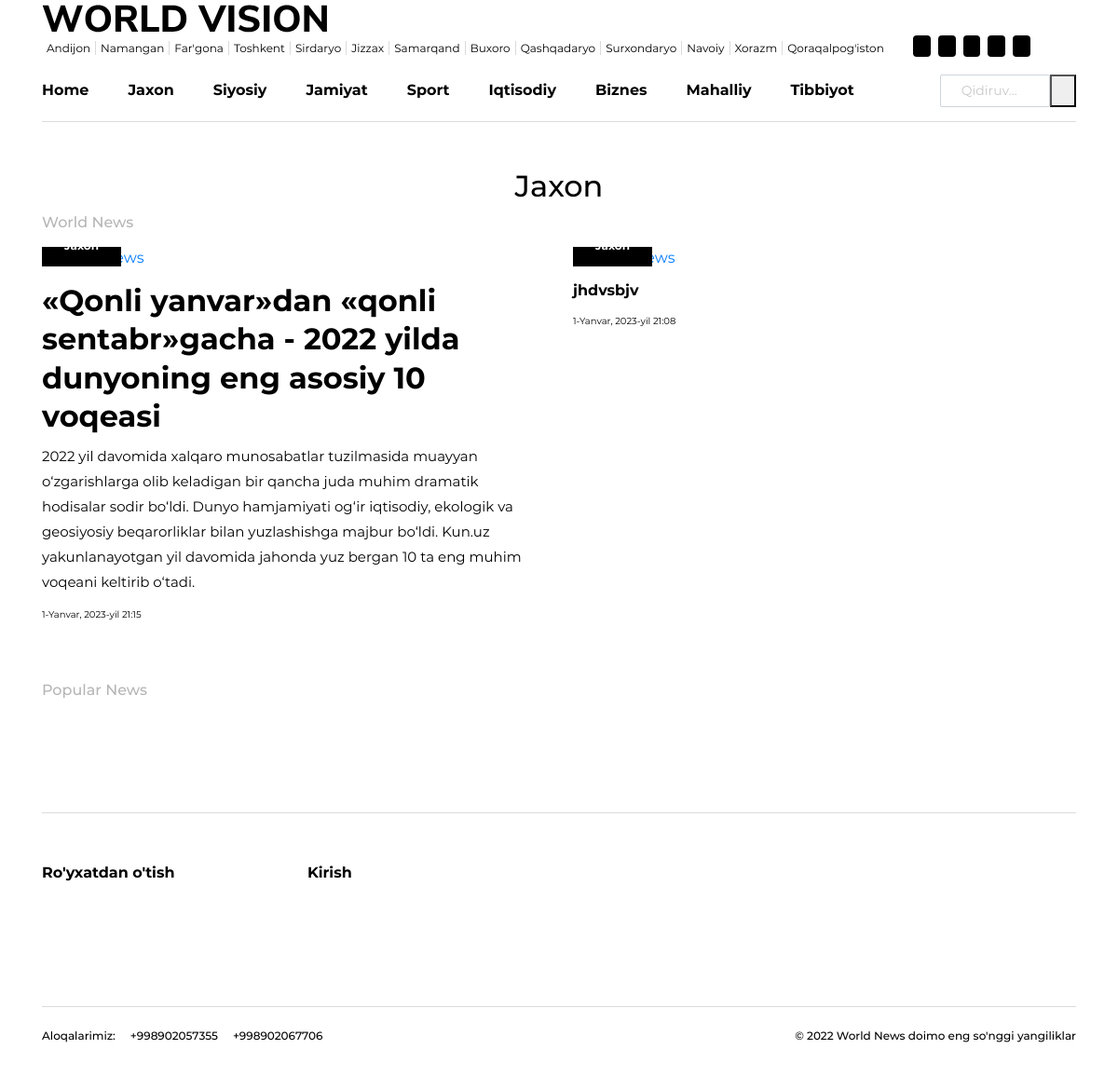
Page /blog/1/ on the committed database.
### dashboard/models.py (models this page shows, shortened)
class Region(models.Model):
    name = models.CharField(max_length=255)

class Category(models.Model):
    name = models.CharField(max_length=255)

class News(models.Model):
    title = models.CharField(max_length=255)
    text = models.TextField()
    mini_text = models.TextField()
    img = models.ManyToManyField(Newsphoto,blank=True)
    region = models.ForeignKey(Region,on_delete=models.CASCADE ,null=True,blank=True)
    category = models.ForeignKey(Category,on_delete=models.CASCADE)
    user = models.ForeignKey(User, on_delete=models.CASCADE)
    created = models.DateTimeField(auto_now_add=True)
    updated = models.DateTimeField(auto_now=True)
    is_active = models.BooleanField(default=True)

### front/views.py (the view)
# urls.py: path('blog/<int:pk>/', blog_view, name='blog_url'),
def blog_view(request, pk):
        category = Category.objects.get(pk=pk)
        context = {
            'category': Category.objects.all(),
            'region': Region.objects.all(),
            'news_banner': News.objects.filter(category=category).order_by('-id')[:1],
            'news_four': News.objects.filter(category=category).order_by('-id')[1:4],
            'news': News.objects.filter(category=category).order_by('-id')[4:],
            'blog': category,
        }
        return render(request, 'front/blog.html', context)

### templates/front/blog.html (shortened to what this page needs)
{% extends 'front/base.html' %}
  {% block content %}
      <div class="container">
        <div class="row">
          <div class="col-sm-12">
            <div class="text-center">
              <h1 class="text-center mt-5">
                {{ blog.name }}
              </h1>
            </div>
            <h5 class="text-muted font-weight-medium mb-3">World News</h5>
          </div>
        </div>
        <div class="row">
          {% for i in news_banner %}
          <div class="col-lg-6  mb-5 mb-sm-2">
            <div class="position-relative image-hover">
              <a href="{% url 'blog_detail_url' i.pk %}"> <img
              /></a>
              <span class="thumb-title">{{ i.category.name }}</span>
            </div>
            <h1 class="font-weight-600 mt-3">
              {{ i.title }}
            </h1>
            <p class="fs-15 font-weight-normal">
              {{ i.mini_text }}
            </p>
            <p class="text-color m-0 d-flex align-items-center">
                  <span class="fs-10 mr-1">{{ i.updated }}</span><br>
            </p>
          </div>
          {% endfor %}
          <div class="col-lg-6  mb-5 mb-sm-2">
            <div class="row">
              {% for i in news_four %}
              <div class="col-sm-6  mb-5 mb-sm-2">
                <div class="position-relative image-hover">
                  <a href="{% url 'blog_detail_url' i.pk %}"><img
                  /></a>
                  <span class="thumb-title">{{ i.category.name }}</span>
                </div>
                <h5 class="font-weight-600 mt-3">
                  {{ i.title }}
                </h5>
                <p class="text-color m-0 d-flex align-items-center">
                  <span class="fs-10 mr-1">{{ i.updated }}</span><br>
                </p>
              </div>
              {% endfor %}
            </div>
          </div>
        </div>
        <div class="row mt-5">
          <div class="col-sm-12">
            <h5 class="text-muted font-weight-medium mb-3">Popular News</h5>
          </div>
        </div>
      </div>
    </div>
  {% endblock %}

### templates/front/base.html (shortened to what this page needs)
{% load static %}
<!DOCTYPE html>
<html lang="zxx">
  <head>
    <link
      rel="stylesheet"
      href="{% static 'assets/vendors/mdi/css/materialdesignicons.min.css' %}"
    />
    <link rel="stylesheet" href="{% static 'assets/vendors/aos/dist/aos.css/aos.css' %}" />
    <link
      rel="stylesheet"
      href="{% static 'assets/vendors/owl.carousel/dist/assets/owl.carousel.min.css' %}"
    />
    <link
      rel="stylesheet"
      href="{% static 'assets/vendors/owl.carousel/dist/assets/owl.theme.default.min.css' %}"
    />
    <link rel="stylesheet" href="{% static 'assets/css/style.css' %}">
  </head>
  <body>
    <div class="container-scroller">
      <div class="main-panel">
        <header id="header">
          <div class="container">
            <nav class="navbar navbar-expand-lg navbar-light">
                  <a class="navbar-brand" href="#"
                    ><img src="assets/images/logo.svg" alt=""
                  /></a>
              <div>
                <div class="d-flex">
                  <ul class="navbar-right">
                    {% for i in region %}
                    <li>
                      <a href="{% url 'region_url' i.pk  %}">{{ i.name }}</a>
                    </li>
                    {% endfor %}
                  </ul>
                  <ul class="social-media">
                    <li>
                      <a href="https://www.instagram.com">
                        <i class="mdi mdi-instagram"></i>
                      </a>
                    </li>
                    <li>
                      <a href="https://ru-ru.facebook.com">
                        <i class="mdi mdi-facebook"></i>
                      </a>
                    </li>
                    <li>
                      <a href="https://www.youtube.com/">
                        <i class="mdi mdi-youtube"></i>
                      </a>
                    </li>
                    <li>
                      <a href="https://ru.linkedin.com">
                        <i class="mdi mdi-linkedin"></i>
                      </a>
                    </li>
                    <li>
                      <a href="https://twitter.com/">
                        <i class="mdi mdi-twitter"></i>
                      </a>
                    </li>
                  </ul>
                </div>
              </div>
              <div class="navbar-bottom-menu">
                <div
                  class="navbar-collapse justify-content-center collapse"
                  id="navbarSupportedContent"
                >
                  <ul
                    class="navbar-nav d-lg-flex justify-content-between align-items-center"
                  >
                    <li class="nav-item active">
                      <a class="nav-link active" href="{% url 'index_url' %}">Home</a>
                    </li>
                    {% for i in category %}
                    <li class="nav-item">
                      <a class="nav-link" href="{% url 'blog_url' i.pk %}">{{ i.name }}</a>
                    </li>
                    {% endfor %}
                    <li class="nav-item">
                      <form action="{% url 'search_url' %}" method="get" class="d-flex">
                        <input type="text" class="form-control" placeholder="Qidiruv..." name="title" required>
                         <button  type="submit" class="d-flex"><i class="mdi mdi-magnify"></i></button>
                      </form>
                    </li>
                  </ul>
                </div>
              </div>
            </nav>
          </div>
        </header>
           {% block content %}
           {% endblock %}
        <footer>
          <div class="container">
            <div class="row">
              <div class="col-sm-12">
                <div class="border-top"></div>
              </div>
              {% if user.is_authenticated %}
              <div class="col-sm-3 col-lg-3">
                <ul class="footer-vertical-nav">
                  <li class="menu-title"><a href="{% url 'logout_url' %}">Chiqish</a></li>
                </ul>
              </div>
              <div class="col-sm-3 col-lg-3">
                <ul class="footer-vertical-nav">
                  <li class="menu-title"><a href="{% url 'create_blog_url' %}">Xabar Qo'shish</a></li>
                </ul>
              </div>
              <div class="col-sm-3 col-lg-3">
                <ul class="footer-vertical-nav">
                  <li class="menu-title"><a href="{% url 'user_detail_url' user.pk %}">Mening Bloglarim</a></li>
                </ul>
              </div>
              {% if user.is_staff == True %}
              <div class="col-sm-3 col-lg-3">
                <ul class="footer-vertical-nav">
                  <li class="menu-title"><a href="{% url 'users_url' %}">Obunachilar</a></li>
                </ul>
              </div>
              {% endif %}
              {% else %}
              <div class="col-sm-3 col-lg-3">
                <ul class="footer-vertical-nav">
                  <li class="menu-title"><a href="{% url 'register_url' %}">Ro'yxatdan o'tish</a></li>
                </ul>
              </div>
              <div class="col-sm-3 col-lg-3">
                <ul class="footer-vertical-nav">
                  <li class="menu-title"><a href="{% url 'login_url' %}">Kirish</a></li>
                </ul>
              </div>
              {% endif %}
            </div>
            <div class="row">
              <div class="col-sm-12">
                <div
                  class="d-lg-flex justify-content-between align-items-center border-top mt-5 footer-bottom"
                >
                  <ul class="footer-horizontal-menu">
                    <li><a href="#">Aloqalarimiz:</a></li>
                    <li><a href="https://+998902057355">+998902057355</a></li>
                    <li><a href="https://+998902067706">+998902067706</a></li>
                  </ul>
                  <p class="font-weight-medium">
                    © 2022 <a href="{% url 'index_url' %}" target="_blank" class="text-dark">World News doimo eng so'nggi yangiliklar</a>
                  </p>
                </div>
              </div>
            </div>
          </div>
        </footer>
      </div>
  </body>
</html>

### rows in the picture
Region: name "Andijon"
Region: name "Namangan"
Region: name "Far'gona"
Region: name "Toshkent"
Region: name "Sirdaryo"
Region: name "Jizzax"
Region: name "Samarqand"
Region: name "Buxoro"
Region: name "Qashqadaryo"
Region: name "Surxondaryo"
Region: name "Navoiy"
Region: name "Xorazm"
Region: name "Qoraqalpog'iston"
Category: name "Jaxon"
Category: name "Siyosiy"
Category: name "Jamiyat"
Category: name "Sport"
Category: name "Iqtisodiy"
Category: name "Biznes"
Category: name "Mahalliy"
Category: name "Tibbiyot"
News: title "«Qonli yanvar»dan «qonli sentabr»gacha - 2022 yilda dunyoning eng asosiy 10 voqeasi", mini_text "2022 yil davomida xalqaro munosabatlar tuzilmasida muayyan o‘zgarishlarga olib keladigan bir qancha juda muhim dramatik hodisalar sodir bo‘ldi. Dunyo hamjamiyati og‘ir iqtisodiy, ekologik va geosiyosiy beqarorliklar bilan yuzlashishga majbur bo‘ldi. Kun.uz yakunlanayotgan yil davomida jahonda yuz bergan 10 ta eng muhim voqeani keltirib o‘tadi.", updated "1-Yanvar, 2023-yil 21:15"
News: title "jhdvsbjv", updated "1-Yanvar, 2023-yil 21:08"
